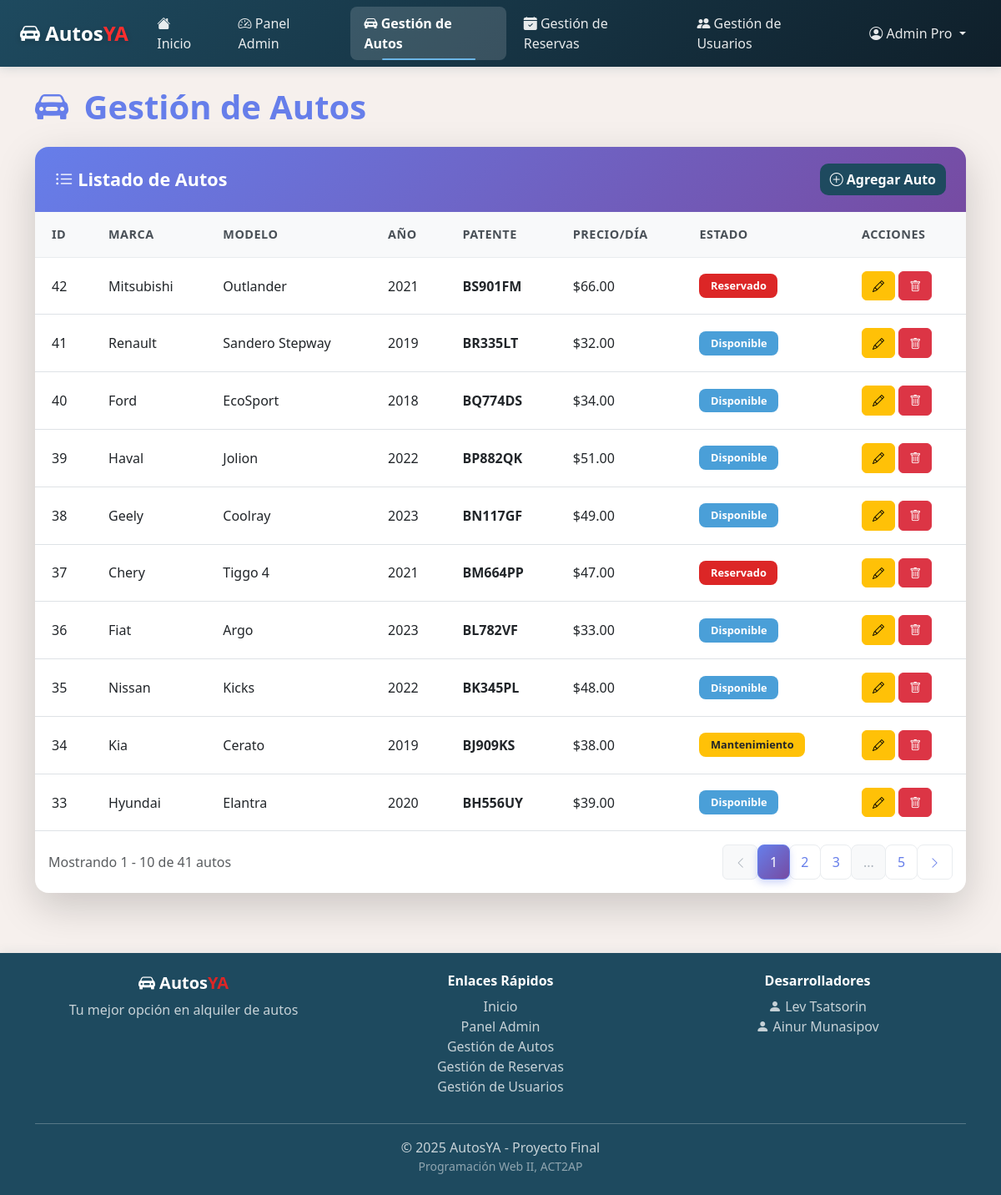
The page /admin/gestion_autos.php (signed in) on the database its author committed.
### tables this page shows
CREATE TABLE IF NOT EXISTS `autos` (
  `id_auto` INT(11) NOT NULL AUTO_INCREMENT,
  `marca` VARCHAR(45) NOT NULL,
  `modelo` VARCHAR(45) NOT NULL,
  `anio` INT(11) NOT NULL,
  `patente` VARCHAR(15) NOT NULL,
  `precio_por_dia` DECIMAL(10,2) NOT NULL,
  `estado` VARCHAR(20) NOT NULL DEFAULT 'disponible',
  `imagen` VARCHAR(100) NULL DEFAULT NULL,
  `created_at` TIMESTAMP DEFAULT CURRENT_TIMESTAMP,
  PRIMARY KEY (`id_auto`));

### admin/gestion_autos.php (the view, shortened to what this page needs)
<?php
include_once("../components/header.php");
?>
<link rel="stylesheet" href="/AutosYA/css/admin.css">
<div class="container my-4">
    <div class="row">
        <div class="col-12">
            <h1 class="admin-page-title mb-4">
                <i class="bi bi-car-front-fill"></i> Gestión de Autos
            </h1>
        </div>
    </div>
    <div class="row">
        <div class="col-12">
            <div class="card shadow-lg admin-table-card">
                <div class="card-header d-flex justify-content-between align-items-center flex-wrap gap-3">
                    <h4 class="mb-0">
                        <i class="bi bi-list-ul"></i> Listado de Autos
                    </h4>
                    <button class="btn btn-primary admin-action-btn" data-bs-toggle="modal" data-bs-target="#modalAgregarAuto">
                        <i class="bi bi-plus-circle"></i> <span>Agregar Auto</span>
                    </button>
                </div>
                <div class="card-body">
                    <div class="table-responsive">
                        <table class="table table-hover">
                            <thead>
                                <tr>
                                    <th>ID</th>
                                    <th>Marca</th>
                                    <th>Modelo</th>
                                    <th>Año</th>
                                    <th>Patente</th>
                                    <th>Precio/Día</th>
                                    <th>Estado</th>
                                    <th>Acciones</th>
                                </tr>
                            </thead>
                            <tbody>
                                <?php
                                $registros_por_pagina = 10;
                                $pagina_actual = isset($_GET['pagina']) ? (int)$_GET['pagina'] : 1;
                                $offset = ($pagina_actual - 1) * $registros_por_pagina;
                                $stmt_count = $con->prepare("SELECT COUNT(*) as total FROM autos");
                                $stmt_count->execute();
                                $result_count = $stmt_count->get_result();
                                $total_registros = $result_count->fetch_assoc()['total'];
                                $total_paginas = ceil($total_registros / $registros_por_pagina);
                                $stmt = $con->prepare("SELECT * FROM autos ORDER BY id_auto DESC LIMIT ? OFFSET ?");
                                $stmt->bind_param("ii", $registros_por_pagina, $offset);
                                $stmt->execute();
                                $resultado = $stmt->get_result();
                                if ($resultado->num_rows > 0) {
                                    while ($fila = $resultado->fetch_assoc()) {
                                        $badge_class = match ($fila['estado']) {
                                            'disponible' => 'bg-success',
                                            'reservado' => 'bg-reservado',
                                            'mantenimiento' => 'bg-warning text-dark',
                                            default => 'bg-secondary'
                                        };
                                        echo '<tr>
                                            <td>' . $fila['id_auto'] . '</td>
                                            <td>' . htmlspecialchars($fila['marca']) . '</td>
                                            <td>' . htmlspecialchars($fila['modelo']) . '</td>
                                            <td>' . $fila['anio'] . '</td>
                                            <td><strong>' . htmlspecialchars($fila['patente']) . '</strong></td>
                                            <td>$' . number_format($fila['precio_por_dia'], 2) . '</td>
                                            <td><span class="badge ' . $badge_class . '">' . ucfirst($fila['estado']) . '</span></td>
                                            <td>
                                                <a href="abm_autos/mod_auto.php?id=' . $fila['id_auto'] . '"
                                                   class="btn btn-sm btn-warning" title="Modificar">
                                                    <i class="bi bi-pencil"></i>
                                                </a>
                                                <button type="button"
                                                   class="btn btn-sm btn-danger"
                                                   data-bs-toggle="modal"
                                                   data-bs-target="#eliminarAutoModal' . $fila['id_auto'] . '"
                                                   title="Eliminar">
                                                    <i class="bi bi-trash"></i>
                                                </button>
                                            </td>
                                          </tr>';
                                    }
                                } else {
                                    echo '<tr><td colspan="8" class="text-center text-muted">No hay autos registrados</td></tr>';
                                }
                                ?>
                            </tbody>
                        </table>
                    </div>
                    <?php if ($total_paginas > 1): ?>
                        <div class="d-flex justify-content-between align-items-center mt-3 px-3 pb-3">
                            <div class="text-muted">
                                Mostrando <?php echo min($offset + 1, $total_registros); ?> - <?php echo min($offset + $registros_por_pagina, $total_registros); ?> de <?php echo $total_registros; ?> autos
                            </div>
                            <nav aria-label="Paginación">
                                <ul class="pagination mb-0">
                                    <li class="page-item <?php echo $pagina_actual <= 1 ? 'disabled' : ''; ?>">
                                        <a class="page-link" href="?pagina=<?php echo $pagina_actual - 1; ?>">
                                            <i class="bi bi-chevron-left"></i>
                                        </a>
                                    </li>
                                    <?php
                                    $rango = 2;
                                    for ($i = 1; $i <= $total_paginas; $i++) {
                                        if ($i == 1 || $i == $total_paginas || ($i >= $pagina_actual - $rango && $i <= $pagina_actual + $rango)) {
                                            $active = $i == $pagina_actual ? 'active' : '';
                                            echo '<li class="page-item ' . $active . '">
                                            <a class="page-link" href="?pagina=' . $i . '">' . $i . '</a>
                                          </li>';
                                        } elseif ($i == $pagina_actual - $rango - 1 || $i == $pagina_actual + $rango + 1) {
                                            echo '<li class="page-item disabled"><span class="page-link">...</span></li>';
                                        }
                                    }
                                    ?>
                                    <li class="page-item <?php echo $pagina_actual >= $total_paginas ? 'disabled' : ''; ?>">
                                        <a class="page-link" href="?pagina=<?php echo $pagina_actual + 1; ?>">
                                            <i class="bi bi-chevron-right"></i>
                                        </a>
                                    </li>
                                </ul>
                            </nav>
                        </div>
                    <?php endif; ?>
                </div>
            </div>
        </div>
    </div>
</div>
<?php include_once("../components/footer.php"); ?>

### rows shown on the page
autos: id_auto "42", marca "Mitsubishi", modelo "Outlander", anio "2021", patente "BS901FM", precio_por_dia "66.00", estado "Reservado"
autos: id_auto "41", marca "Renault", modelo "Sandero Stepway", anio "2019", patente "BR335LT", precio_por_dia "32.00", estado "Disponible"
autos: id_auto "40", marca "Ford", modelo "EcoSport", anio "2018", patente "BQ774DS", precio_por_dia "34.00", estado "Disponible"
autos: id_auto "39", marca "Haval", modelo "Jolion", anio "2022", patente "BP882QK", precio_por_dia "51.00", estado "Disponible"
autos: id_auto "38", marca "Geely", modelo "Coolray", anio "2023", patente "BN117GF", precio_por_dia "49.00", estado "Disponible"
autos: id_auto "37", marca "Chery", modelo "Tiggo 4", anio "2021", patente "BM664PP", precio_por_dia "47.00", estado "Reservado"
autos: id_auto "36", marca "Fiat", modelo "Argo", anio "2023", patente "BL782VF", precio_por_dia "33.00", estado "Disponible"
autos: id_auto "35", marca "Nissan", modelo "Kicks", anio "2022", patente "BK345PL", precio_por_dia "48.00", estado "Disponible"
autos: id_auto "34", marca "Kia", modelo "Cerato", anio "2019", patente "BJ909KS", precio_por_dia "38.00", estado "Mantenimiento"
autos: id_auto "33", marca "Hyundai", modelo "Elantra", anio "2020", patente "BH556UY", precio_por_dia "39.00", estado "Disponible"

### other values the page prints
$nombre_usuario "Admin Pro"
min($offset + 1, $total_registros) "1"
min($offset + $registros_por_pagina, $total_registros) "10"
$total_registros "41"
